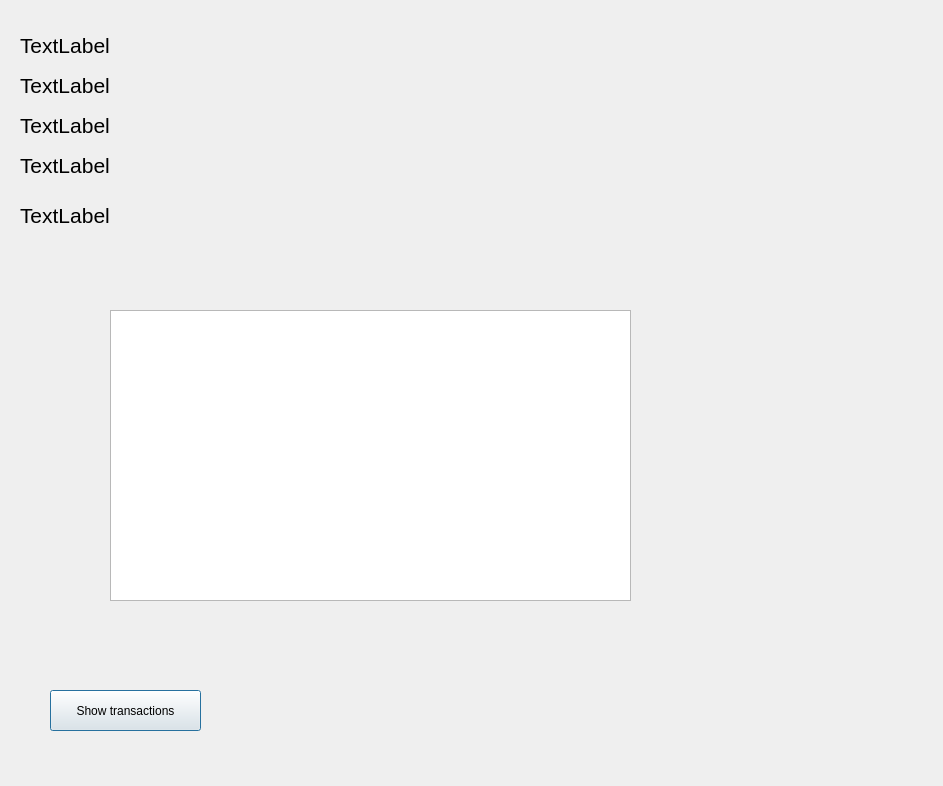
<?xml version="1.0" encoding="UTF-8"?>
<ui version="4.0">
 <class>Customer</class>
 <widget class="QDialog" name="Customer">
  <property name="geometry">
   <rect>
    <x>0</x>
    <y>0</y>
    <width>943</width>
    <height>786</height>
   </rect>
  </property>
  <property name="windowTitle">
   <string>Dialog</string>
  </property>
  <widget class="QLabel" name="labelUsername">
   <property name="geometry">
    <rect>
     <x>20</x>
     <y>30</y>
     <width>100</width>
     <height>30</height>
    </rect>
   </property>
   <property name="font">
    <font>
     <pointsize>16</pointsize>
    </font>
   </property>
   <property name="text">
    <string>TextLabel</string>
   </property>
  </widget>
  <widget class="QLabel" name="labelCustomerid">
   <property name="geometry">
    <rect>
     <x>20</x>
     <y>70</y>
     <width>100</width>
     <height>30</height>
    </rect>
   </property>
   <property name="font">
    <font>
     <pointsize>16</pointsize>
    </font>
   </property>
   <property name="text">
    <string>TextLabel</string>
   </property>
  </widget>
  <widget class="QLabel" name="labelPassword">
   <property name="geometry">
    <rect>
     <x>20</x>
     <y>110</y>
     <width>100</width>
     <height>30</height>
    </rect>
   </property>
   <property name="font">
    <font>
     <pointsize>16</pointsize>
    </font>
   </property>
   <property name="text">
    <string>TextLabel</string>
   </property>
  </widget>
  <widget class="QLabel" name="labelFname">
   <property name="geometry">
    <rect>
     <x>20</x>
     <y>150</y>
     <width>100</width>
     <height>30</height>
    </rect>
   </property>
   <property name="font">
    <font>
     <pointsize>16</pointsize>
    </font>
   </property>
   <property name="text">
    <string>TextLabel</string>
   </property>
  </widget>
  <widget class="QLabel" name="labelLname">
   <property name="geometry">
    <rect>
     <x>20</x>
     <y>200</y>
     <width>100</width>
     <height>30</height>
    </rect>
   </property>
   <property name="font">
    <font>
     <pointsize>16</pointsize>
    </font>
   </property>
   <property name="text">
    <string>TextLabel</string>
   </property>
  </widget>
  <widget class="QPushButton" name="btnShowtransactions">
   <property name="geometry">
    <rect>
     <x>50</x>
     <y>690</y>
     <width>151</width>
     <height>41</height>
    </rect>
   </property>
   <property name="text">
    <string>Show transactions</string>
   </property>
  </widget>
  <widget class="QTextEdit" name="textBalance">
   <property name="geometry">
    <rect>
     <x>110</x>
     <y>310</y>
     <width>521</width>
     <height>291</height>
    </rect>
   </property>
  </widget>
 </widget>
 <resources/>
 <connections/>
</ui>
